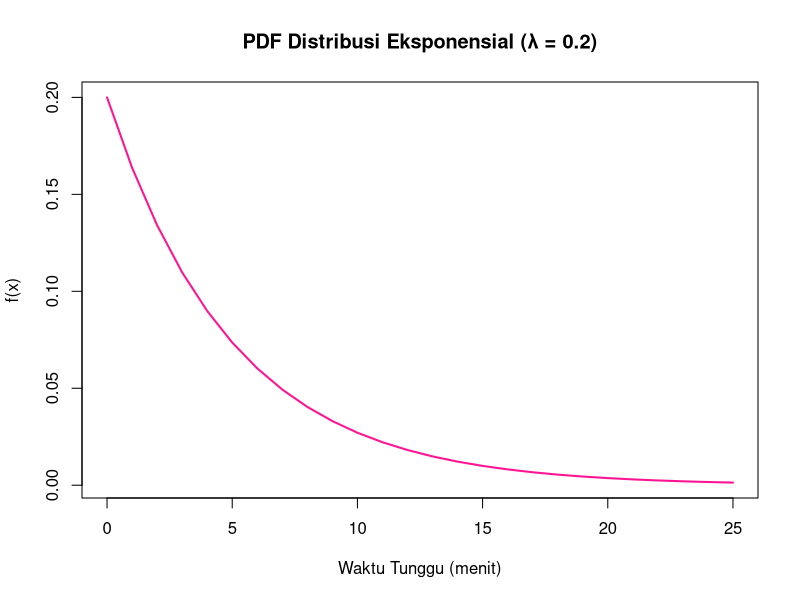
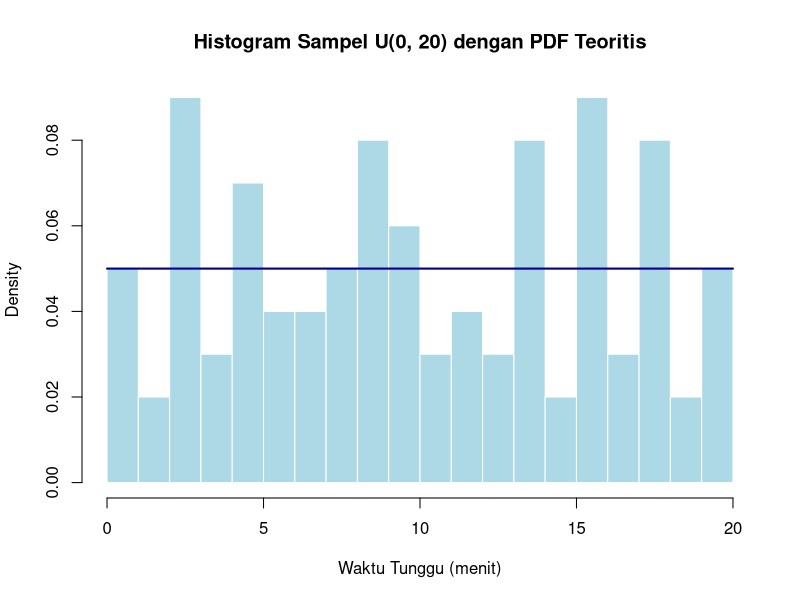
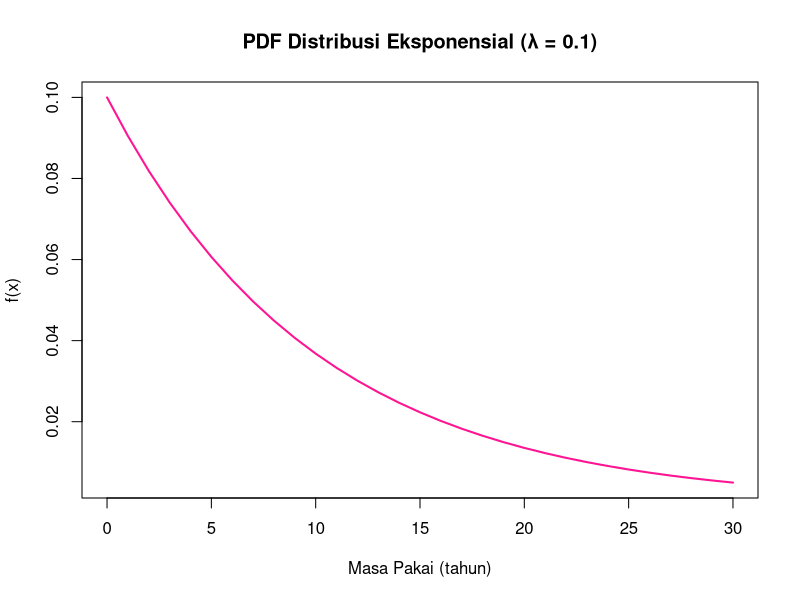
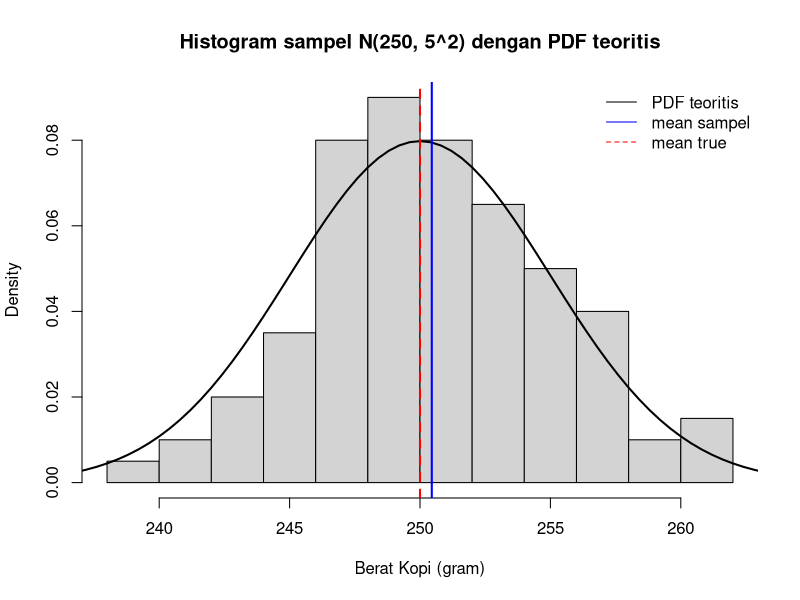

These figures' R source, in order:
# 1. Rata-rata waktu tunggu mu = 5 menit. Berapa peluang P(X > 5)?

#Diketahui:
mu <- 5
lambda <- 1/mu

#Eksponensial dengan lambda = 0.2 
pexp(5, rate = lambda, lower.tail = FALSE)

# Plot Grafik PDF Distribusi Eksponensial
x_dexp <- seq(0, 25, by=1)
y_dexp <- dexp(x_dexp, rate = lambda)

plot(x_dexp, y_dexp, type = "l", col = "deeppink", lwd = 2,
     main = "PDF Distribusi Eksponensial (λ = 0.2)",
     xlab = "Waktu Tunggu (menit)", ylab = "f(x)")

#2. Kereta komuter tiba di stasiun secara acak antara pukul 07.00 hingga 07.20 (interval 20 menit). 
#   Berapakah ragam (varians) waktu tunggu penumpang?

# Uniform dengan interval [0, 20]
# Diketahui:
a <- 0
b <- 20  

# Varians Teoritis (Jawaban Soal Sebenarnya)
varians <- ((b - a)^2) / 12
varians

# Simulasi Sampel
set.seed(123)
n <- 100
x <- runif(n, min = a, max = b)

# Plot: histogram sampel + overlay PDF teoritis
hist(x, breaks = 15, probability = TRUE,
     main = "Histogram Sampel U(0, 20) dengan PDF Teoritis",
     xlab = "Waktu Tunggu (menit)", col = "lightblue", border = "white")
curve(dunif(x, min = a, max = b), from = a, to = b, add = TRUE, col = "darkblue", lwd = 2)

# 3. Masa pakai sensor suhu memiliki rata-rata mu = 10 tahun. 
#    Berapa peluang sensor tersebut rusak sebelum mencapai usia 5 tahun?

#Diketahui:
mu <- 10
lambda <- 1/mu

#Eksponensial dengan lambda = 0.1  
pexp(5, rate = lambda, lower.tail = TRUE)  

# Plot Grafik PDF
x_dexp <- seq(0, 30, by=1)
y_dexp <- dexp(x_dexp, rate = lambda)

plot(x_dexp, y_dexp, type = "l", col = "deeppink", lwd = 2,
     main = "PDF Distribusi Eksponensial (λ = 0.1)",
     xlab = "Masa Pakai (tahun)", ylab = "f(x)")

# 4. Berat bersih kemasan kopi menyebar normal dengan mu = 250 gram dan sigma = 5 gram. 
#    Kemasan dianggap underweight jika beratnya kurang dari 240 gram. 
#    Berapa proporsi produk yang tergolong underweight?

#Distribusi Normal
# Diketahui:
n <- 100
mu <- 250
sigma <- 5

# Peluang Teoritis Underweight P(X < 240)
pnorm(240, mean = mu, sd = sigma)

# Generate sampel
set.seed(123) 
x <- rnorm(n, mean = mu, sd = sigma)

# Plot: histogram + overlay PDF teoritis
hist(x, breaks = 15, probability = TRUE,
     main = "Histogram sampel N(250, 5^2) dengan PDF teoritis",
     xlab = "Berat Kopi (gram)")

curve(dnorm(x, mean = mu, sd = sigma), from = mu - 4*sigma, to = mu + 4*sigma, add = TRUE, lwd = 2)
abline(v = mean(x), col = "blue", lwd = 2)     # Mean sampel
abline(v = mu, col = "red", lwd = 2, lty = 2)   # Mean sebenarnya

legend("topright", legend = c("PDF teoritis", "mean sampel", "mean true"),
       lty = c(1, 1, 2), col = c("black", "blue", "red"), bty = "n")
